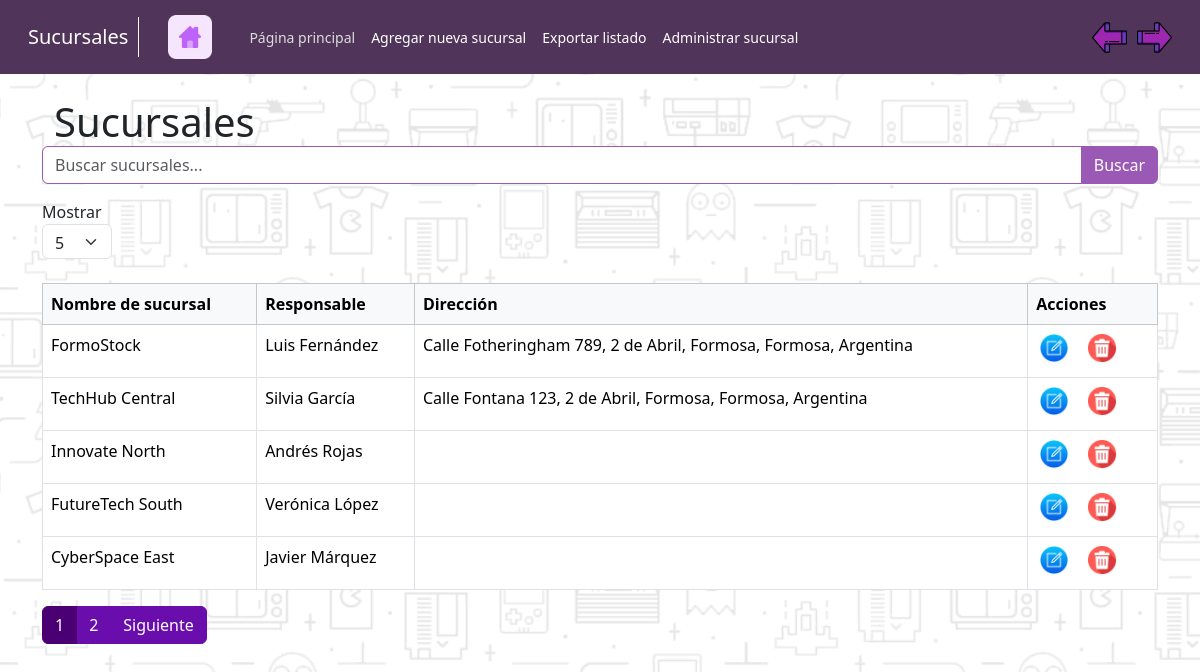
Screenshot of /app/Sucursales/InicioSucursal.php (signed in) with the database file from the repository.
### tables this page shows
CREATE TABLE tb_sucursal (
    idSucursal INT PRIMARY KEY AUTO_INCREMENT,
    nombreSucursal VARCHAR(50),
    persona_juridica_id INT,
    FOREIGN KEY (persona_juridica_id) REFERENCES tb_personas_juridicas(idPersonaJuridica)
);

### app/Sucursales/mostrarPaginador.php (called while the page is built, shortened)
<?php
function obtenerSucursales($inicio, $registros_por_pagina) {
    global $conection;
    $search = isset($_GET['search']) ? mysqli_real_escape_string($conection, $_GET['search']) : '';
    $query = "
        SELECT
            tb_sucursal.idSucursal,
            tb_sucursal.nombreSucursal AS tb_sucursal_nombre,
            CONCAT(tb_personas_fisicas.nombres, ' ', tb_personas_fisicas.apellidos) AS tb_personas_fisicas_responsable,
            CONCAT(tb_domicilios.descripcionDomicilio, ', ', tb_barrios.nombreBarrio, ', ', tb_localidades.nombreLocalidad, ', ', tb_provincias.nombreProvincia, ', ', tb_paises.nombrePais) AS tb_domicilios_direccion
        FROM
            tb_sucursal
        LEFT JOIN
            tb_personas_juridicas ON tb_sucursal.persona_juridica_id = tb_personas_juridicas.idPersonaJuridica
        LEFT JOIN
            tb_personas_fisicas ON tb_personas_juridicas.persona_fisica_id = tb_personas_fisicas.idPersonaFisica
        LEFT JOIN
            tb_domicilios_personas ON tb_personas_fisicas.idPersonaFisica = tb_domicilios_personas.persona_fisica_id
        LEFT JOIN
            tb_domicilios ON tb_domicilios_personas.domicilio_id = tb_domicilios.idDomicilio
        LEFT JOIN
            tb_barrios ON tb_domicilios.barrio_id = tb_barrios.idBarrio
        LEFT JOIN
            tb_localidades ON tb_barrios.localidad_id = tb_localidades.idLocalidad
        LEFT JOIN
            tb_provincias ON tb_localidades.provincia_id = tb_provincias.idProvincia
        LEFT JOIN
            tb_paises ON tb_provincias.pais_id = tb_paises.idPais
        WHERE
            (tb_sucursal.nombreSucursal LIKE ? OR
            tb_sucursal.nombreSucursal IS NULL OR
            tb_personas_juridicas.razonSocial IS NULL OR
            tb_personas_fisicas.nombres IS NULL OR
            tb_personas_fisicas.apellidos IS NULL OR
            tb_domicilios.descripcionDomicilio IS NULL OR
            tb_barrios.nombreBarrio IS NULL OR
            tb_localidades.nombreLocalidad IS NULL OR
            tb_provincias.nombreProvincia IS NULL OR
            tb_paises.nombrePais IS NULL)
        LIMIT ?, ?
    ";
    $stmt = mysqli_prepare($conection, $query);
    $search_param = "%$search%";
    mysqli_stmt_bind_param($stmt, "sii", $search_param, $inicio, $registros_por_pagina);
    mysqli_stmt_execute($stmt);
    $result = mysqli_stmt_get_result($stmt);
    $sucursales = [];
    if (mysqli_num_rows($result) > 0) {
        while ($row = mysqli_fetch_assoc($result)) {
            $sucursales[] = $row;
        }
    }
    return $sucursales;
}
?>

### app/Sucursales/InicioSucursal.php (the view, shortened to what this page needs)
<?php
include("../modelos/conexion.php");
?>
<!DOCTYPE html>
<html lang="es">
<head>
    <link href="https://cdn.jsdelivr.net/npm/bootstrap@5.3.3/dist/css/bootstrap.min.css" rel="stylesheet">
    <link rel="stylesheet" href="../assets/css/styleDashboard.css">
    <link rel="stylesheet" href="../assets/css/style_nav_module.css">
</head>
<body>
    <?php include 'MenuNavegacionSucursales.php'; ?>
    <div class="container mt-4">
        <div class="container mt-4 d-flex justify-content-between align-items-center">
            <h1 class="mb-0">Sucursales</h1>
        </div>
        <form method="GET" action="InicioSucursal.php" class="mb-4">
            <div class="input-group mb-3">
                <input type="text" class="form-control" name="search" placeholder="Buscar sucursales..." value="<?php echo htmlspecialchars(isset($_GET['search']) ? $_GET['search'] : ''); ?>">
                <button class="btn btn-primary" type="submit">Buscar</button>
            </div>
            <div class="form-group">
                <label for="num_registros">Mostrar</label>
                <select id="num_registros" name="num_registros" class="form-select custom-select" onchange="this.form.submit()" style="width: 70px; height: 35px;">
                    <option value="5" <?php echo isset($_GET['num_registros']) && $_GET['num_registros'] == '5' ? 'selected' : ''; ?>>5</option>
                </select>
            </div>
        </form>
        <?php
        include_once '../controladores/Paginador.php';
        include_once 'mostrarPaginador.php';
        $pagina_actual = isset($_GET['page']) ? (int)$_GET['page'] : 1;
        $search = isset($_GET['search']) ? $_GET['search'] : '';
        $registros_por_pagina = isset($_GET['num_registros']) ? (int)$_GET['num_registros'] : 5;
        $query_count = "
            SELECT COUNT(*) AS total
            FROM
                tb_sucursal AS s
            LEFT JOIN
                tb_personas_juridicas AS pj ON s.persona_juridica_id = pj.idPersonaJuridica
            LEFT JOIN
                tb_personas_fisicas AS pf ON pj.persona_fisica_id = pf.idPersonaFisica
            LEFT JOIN
                tb_domicilios_personas AS dp ON pf.idPersonaFisica = dp.persona_fisica_id
            LEFT JOIN
                tb_domicilios AS d ON dp.domicilio_id = d.idDomicilio
            LEFT JOIN
                tb_barrios AS b ON d.barrio_id = b.idBarrio
            LEFT JOIN
                tb_localidades AS l ON b.localidad_id = l.idLocalidad
            LEFT JOIN
                tb_provincias AS p ON l.provincia_id = p.idProvincia
            LEFT JOIN
                tb_paises AS pa ON p.pais_id = pa.idPais
            WHERE
                (s.nombreSucursal LIKE '%" . mysqli_real_escape_string($conection, $search) . "%' OR
                s.nombreSucursal IS NULL OR
                pj.razonSocial IS NULL OR
                pf.nombres IS NULL OR
                d.descripcionDomicilio IS NULL OR
                b.nombreBarrio IS NULL OR
                l.nombreLocalidad IS NULL OR
                p.nombreProvincia IS NULL OR
                pa.nombrePais IS NULL)
        ";
        $result_count = mysqli_query($conection, $query_count);
        $total_registros = mysqli_fetch_assoc($result_count)['total'];
        $paginador = new Paginador($pagina_actual, $total_registros, $registros_por_pagina);
        ?>
        <table class="table table-bordered table-hover">
            <thead class="table-light">
                <tr>
                    <th>Nombre de sucursal</th>
                    <th>Responsable</th>
                    <th>Dirección</th>
                    <th>Acciones</th>
                </tr>
            </thead>
            <tbody>
        <?php
        $inicio = ($pagina_actual - 1) * $registros_por_pagina;
        $sucursales = obtenerSucursales($inicio, $registros_por_pagina);
        foreach ($sucursales as $sucursal) {
            echo "<tr>";
            echo "<td>{$sucursal['tb_sucursal_nombre']}</td>";
            echo "<td>{$sucursal['tb_personas_fisicas_responsable']}</td>";
            echo "<td>{$sucursal['tb_domicilios_direccion']}</td>";
            echo "<td>
                <a href='#' class='btn-img edit-button' data-id='{$sucursal['idSucursal']}'>
                    <img src='../assets/img/boton-editar.ico' alt='Editar'>
                </a>
                <button type='button' class='btn-img delete-button' data-id='{$sucursal['idSucursal']}'>
                    <img src='../assets/img/boton-eliminar.ico' alt='Eliminar'>
                </button>
            </td>";
            echo "</tr>";
        }
        ?>
            </tbody>
        </table>
        <?php echo $paginador->mostrar_paginacion(); ?>
    </div>
</body>
</html>

### app/assets/css/styleDashboard.css (style rules this page uses)
body { background: url('../img/background-black.png') no-repeat center center fixed; }
.form-control { border-color: #9b59b6; }
.btn-img { padding: 0; width: auto; height: auto; border: none; background: none; display: inline-flex; justify-content: center; align-items: center; margin-right: 10px; }
.btn-img img { margin-left: 3px; width: 30px; height: 30px; }
.btn-primary { background-color: #9b59b6; border-color: #9b59b6; color: #ffffff; }

### rows the page displays
tb_sucursal: nombreSucursal "FormoStock", tb_personas_fisicas_responsable "Luis Fernández", tb_domicilios_direccion "Calle Fotheringham 789, 2 de Abril, Formosa, Formosa, Argentina"
tb_sucursal: nombreSucursal "TechHub Central", tb_personas_fisicas_responsable "Silvia García", tb_domicilios_direccion "Calle Fontana 123, 2 de Abril, Formosa, Formosa, Argentina"
tb_sucursal: nombreSucursal "Innovate North", tb_personas_fisicas_responsable "Andrés Rojas"
tb_sucursal: nombreSucursal "FutureTech South", tb_personas_fisicas_responsable "Verónica López"
tb_sucursal: nombreSucursal "CyberSpace East", tb_personas_fisicas_responsable "Javier Márquez"
